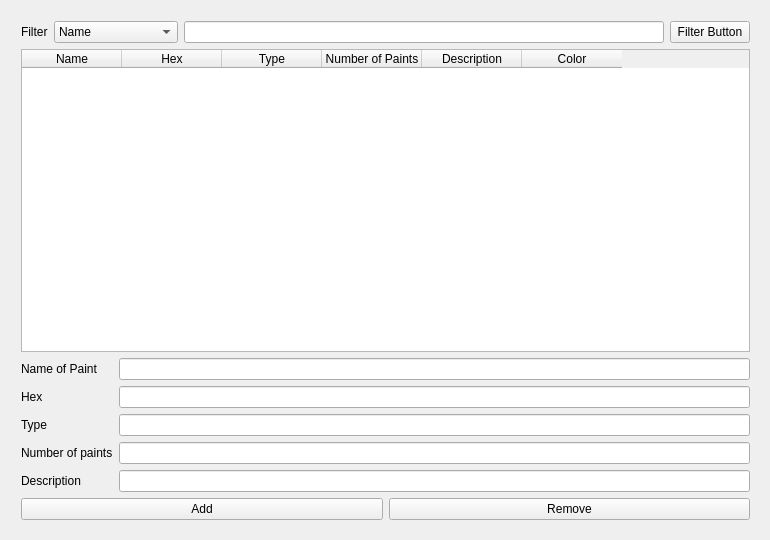
<?xml version="1.0" encoding="UTF-8"?>
<ui version="4.0">
 <class>Paint_WidgetClass</class>
 <widget class="QWidget" name="Paint_WidgetClass">
  <property name="geometry">
   <rect>
    <x>0</x>
    <y>0</y>
    <width>770</width>
    <height>540</height>
   </rect>
  </property>
  <property name="sizePolicy">
   <sizepolicy hsizetype="Maximum" vsizetype="Maximum">
    <horstretch>0</horstretch>
    <verstretch>0</verstretch>
   </sizepolicy>
  </property>
  <property name="minimumSize">
   <size>
    <width>770</width>
    <height>540</height>
   </size>
  </property>
  <property name="maximumSize">
   <size>
    <width>770</width>
    <height>540</height>
   </size>
  </property>
  <property name="windowTitle">
   <string>Paint_Widget</string>
  </property>
  <widget class="QWidget" name="layoutWidget">
   <property name="geometry">
    <rect>
     <x>10</x>
     <y>10</y>
     <width>751</width>
     <height>521</height>
    </rect>
   </property>
   <layout class="QVBoxLayout" name="verticalLayout">
    <item>
     <layout class="QHBoxLayout" name="horizontalLayout">
      <item>
       <widget class="QLabel" name="label_6">
        <property name="text">
         <string>Filter</string>
        </property>
       </widget>
      </item>
      <item>
       <widget class="QComboBox" name="comboBox">
        <item>
         <property name="text">
          <string>Name</string>
         </property>
        </item>
        <item>
         <property name="text">
          <string>Hex</string>
         </property>
        </item>
        <item>
         <property name="text">
          <string>Type</string>
         </property>
        </item>
        <item>
         <property name="text">
          <string>Number of Paints</string>
         </property>
        </item>
        <item>
         <property name="text">
          <string>Description</string>
         </property>
        </item>
       </widget>
      </item>
      <item>
       <widget class="QLineEdit" name="lineEdit"/>
      </item>
      <item>
       <widget class="QPushButton" name="Filter_push_button">
        <property name="text">
         <string>Filter Button</string>
        </property>
       </widget>
      </item>
     </layout>
    </item>
    <item>
     <widget class="QTableWidget" name="Color_list_table_widget">
      <column>
       <property name="text">
        <string>Name</string>
       </property>
      </column>
      <column>
       <property name="text">
        <string>Hex</string>
       </property>
      </column>
      <column>
       <property name="text">
        <string>Type</string>
       </property>
      </column>
      <column>
       <property name="text">
        <string>Number of Paints</string>
       </property>
      </column>
      <column>
       <property name="text">
        <string>Description</string>
       </property>
      </column>
      <column>
       <property name="text">
        <string>Color</string>
       </property>
      </column>
     </widget>
    </item>
    <item>
     <layout class="QFormLayout" name="formLayout">
      <item row="0" column="0">
       <widget class="QLabel" name="label">
        <property name="text">
         <string>Name of Paint</string>
        </property>
       </widget>
      </item>
      <item row="0" column="1">
       <widget class="QLineEdit" name="Line_name_of_paint_edit"/>
      </item>
      <item row="1" column="0">
       <widget class="QLabel" name="label_2">
        <property name="text">
         <string>Hex</string>
        </property>
       </widget>
      </item>
      <item row="1" column="1">
       <widget class="QLineEdit" name="Line_hex_edit"/>
      </item>
      <item row="2" column="0">
       <widget class="QLabel" name="label_3">
        <property name="text">
         <string>Type</string>
        </property>
       </widget>
      </item>
      <item row="2" column="1">
       <widget class="QLineEdit" name="Line_type_edit"/>
      </item>
      <item row="3" column="0">
       <widget class="QLabel" name="label_4">
        <property name="text">
         <string>Number of paints</string>
        </property>
       </widget>
      </item>
      <item row="3" column="1">
       <widget class="QLineEdit" name="Line_number_of_paints_edit"/>
      </item>
      <item row="4" column="0">
       <widget class="QLabel" name="label_5">
        <property name="text">
         <string>Description</string>
        </property>
       </widget>
      </item>
      <item row="4" column="1">
       <widget class="QLineEdit" name="Line_description_edit"/>
      </item>
     </layout>
    </item>
    <item>
     <layout class="QHBoxLayout" name="horizontalLayout_2">
      <item>
       <widget class="QPushButton" name="Add_paint_button">
        <property name="text">
         <string>Add</string>
        </property>
       </widget>
      </item>
      <item>
       <widget class="QPushButton" name="Remove_paint_button">
        <property name="text">
         <string>Remove</string>
        </property>
       </widget>
      </item>
     </layout>
    </item>
   </layout>
  </widget>
 </widget>
 <layoutdefault spacing="6" margin="11"/>
 <resources/>
 <connections/>
</ui>
